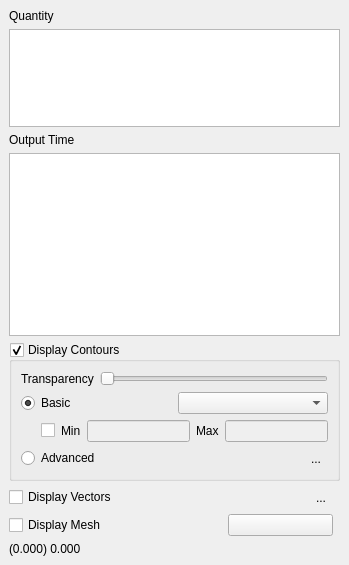
<?xml version="1.0" encoding="UTF-8"?>
<ui version="4.0">
 <class>DockWidget</class>
 <widget class="QDockWidget" name="DockWidget">
  <property name="geometry">
   <rect>
    <x>0</x>
    <y>0</y>
    <width>349</width>
    <height>565</height>
   </rect>
  </property>
  <property name="windowTitle">
   <string>Crayfish Viewer</string>
  </property>
  <widget class="QWidget" name="dockWidgetContents">
   <layout class="QVBoxLayout" name="verticalLayout_2">
    <item>
     <widget class="QLabel" name="label">
      <property name="text">
       <string>Quantity</string>
      </property>
     </widget>
    </item>
    <item>
     <widget class="QListWidget" name="listWidget">
      <property name="minimumSize">
       <size>
        <width>0</width>
        <height>55</height>
       </size>
      </property>
      <property name="maximumSize">
       <size>
        <width>16777215</width>
        <height>107</height>
       </size>
      </property>
     </widget>
    </item>
    <item>
     <widget class="QLabel" name="label_2">
      <property name="text">
       <string>Output Time</string>
      </property>
     </widget>
    </item>
    <item>
     <widget class="QListWidget" name="listWidget_2">
      <property name="minimumSize">
       <size>
        <width>0</width>
        <height>55</height>
       </size>
      </property>
     </widget>
    </item>
    <item>
     <widget class="QgsCollapsibleGroupBox" name="contoursGroupBox">
      <property name="title">
       <string>Display Contours</string>
      </property>
      <property name="checkable">
       <bool>true</bool>
      </property>
      <layout class="QVBoxLayout" name="verticalLayout">
       <item>
        <layout class="QHBoxLayout" name="horizontalLayout_2">
         <item>
          <widget class="QLabel" name="label_3">
           <property name="text">
            <string>Transparency</string>
           </property>
          </widget>
         </item>
         <item>
          <widget class="QSlider" name="contourTransparencySlider">
           <property name="maximum">
            <number>255</number>
           </property>
           <property name="pageStep">
            <number>20</number>
           </property>
           <property name="orientation">
            <enum>Qt::Horizontal</enum>
           </property>
          </widget>
         </item>
        </layout>
       </item>
       <item>
        <layout class="QHBoxLayout" name="horizontalLayout_3">
         <item>
          <widget class="QRadioButton" name="radContourBasic">
           <property name="text">
            <string>Basic</string>
           </property>
           <property name="checked">
            <bool>true</bool>
           </property>
          </widget>
         </item>
         <item>
          <widget class="QgsColorRampComboBox" name="cboContourBasic"/>
         </item>
        </layout>
       </item>
       <item>
        <layout class="QHBoxLayout" name="horizontalLayout">
         <item>
          <spacer name="horizontalSpacer">
           <property name="orientation">
            <enum>Qt::Horizontal</enum>
           </property>
           <property name="sizeType">
            <enum>QSizePolicy::Fixed</enum>
           </property>
           <property name="sizeHint" stdset="0">
            <size>
             <width>20</width>
             <height>20</height>
            </size>
           </property>
          </spacer>
         </item>
         <item>
          <widget class="QCheckBox" name="contourCustomRangeCheckBox">
           <property name="text">
            <string/>
           </property>
          </widget>
         </item>
         <item>
          <widget class="QLabel" name="contourMinLabel">
           <property name="text">
            <string>Min</string>
           </property>
          </widget>
         </item>
         <item>
          <widget class="QLineEdit" name="contourMinLineEdit">
           <property name="enabled">
            <bool>false</bool>
           </property>
          </widget>
         </item>
         <item>
          <widget class="QLabel" name="contourMaxLabel">
           <property name="text">
            <string>Max</string>
           </property>
          </widget>
         </item>
         <item>
          <widget class="QLineEdit" name="contourMaxLineEdit">
           <property name="enabled">
            <bool>false</bool>
           </property>
          </widget>
         </item>
        </layout>
       </item>
       <item>
        <layout class="QHBoxLayout" name="horizontalLayout_4">
         <item>
          <widget class="QRadioButton" name="radContourAdvanced">
           <property name="text">
            <string>Advanced</string>
           </property>
          </widget>
         </item>
         <item>
          <widget class="QLabel" name="lblAdvancedPreview">
           <property name="sizePolicy">
            <sizepolicy hsizetype="Fixed" vsizetype="Preferred">
             <horstretch>0</horstretch>
             <verstretch>0</verstretch>
            </sizepolicy>
           </property>
           <property name="minimumSize">
            <size>
             <width>100</width>
             <height>0</height>
            </size>
           </property>
           <property name="text">
            <string/>
           </property>
          </widget>
         </item>
         <item>
          <widget class="QToolButton" name="btnAdvanced">
           <property name="toolTip">
            <string>Advanced Contour Options</string>
           </property>
           <property name="text">
            <string>...</string>
           </property>
           <property name="popupMode">
            <enum>QToolButton::InstantPopup</enum>
           </property>
           <property name="autoRaise">
            <bool>true</bool>
           </property>
           <property name="arrowType">
            <enum>Qt::NoArrow</enum>
           </property>
          </widget>
         </item>
        </layout>
       </item>
      </layout>
     </widget>
    </item>
    <item>
     <layout class="QGridLayout" name="gridLayout">
      <property name="rightMargin">
       <number>7</number>
      </property>
      <item row="1" column="0">
       <widget class="QCheckBox" name="displayMeshCheckBox">
        <property name="text">
         <string>Display Mesh</string>
        </property>
       </widget>
      </item>
      <item row="1" column="2">
       <widget class="QgsColorButton" name="btnMeshColor"/>
      </item>
      <item row="0" column="2">
       <layout class="QHBoxLayout" name="horizontalLayout_5">
        <item>
         <spacer name="horizontalSpacer_2">
          <property name="orientation">
           <enum>Qt::Horizontal</enum>
          </property>
          <property name="sizeHint" stdset="0">
           <size>
            <width>40</width>
            <height>20</height>
           </size>
          </property>
         </spacer>
        </item>
        <item>
         <widget class="QToolButton" name="btnVectorOptions">
          <property name="toolTip">
           <string>Vector Options</string>
          </property>
          <property name="text">
           <string>...</string>
          </property>
          <property name="autoRaise">
           <bool>true</bool>
          </property>
         </widget>
        </item>
       </layout>
      </item>
      <item row="0" column="0">
       <widget class="QCheckBox" name="displayVectorsCheckBox">
        <property name="text">
         <string>Display Vectors</string>
        </property>
       </widget>
      </item>
      <item row="0" column="1" rowspan="2">
       <spacer name="horizontalSpacer_3">
        <property name="orientation">
         <enum>Qt::Horizontal</enum>
        </property>
        <property name="sizeHint" stdset="0">
         <size>
          <width>40</width>
          <height>20</height>
         </size>
        </property>
       </spacer>
      </item>
     </layout>
    </item>
    <item>
     <widget class="QLabel" name="valueLabel">
      <property name="text">
       <string>(0.000) 0.000</string>
      </property>
     </widget>
    </item>
   </layout>
  </widget>
 </widget>
 <customwidgets>
  <customwidget>
   <class>QgsCollapsibleGroupBox</class>
   <extends>QGroupBox</extends>
   <header>crayfish_gui_utils</header>
   <container>1</container>
  </customwidget>
  <customwidget>
   <class>QgsColorRampComboBox</class>
   <extends>QComboBox</extends>
   <header>qgis.gui</header>
  </customwidget>
  <customwidget>
   <class>QgsColorButton</class>
   <extends>QPushButton</extends>
   <header>qgis.gui</header>
  </customwidget>
 </customwidgets>
 <tabstops>
  <tabstop>listWidget</tabstop>
  <tabstop>listWidget_2</tabstop>
  <tabstop>contoursGroupBox</tabstop>
  <tabstop>contourTransparencySlider</tabstop>
  <tabstop>radContourBasic</tabstop>
  <tabstop>cboContourBasic</tabstop>
  <tabstop>contourCustomRangeCheckBox</tabstop>
  <tabstop>contourMinLineEdit</tabstop>
  <tabstop>contourMaxLineEdit</tabstop>
  <tabstop>radContourAdvanced</tabstop>
  <tabstop>btnAdvanced</tabstop>
  <tabstop>displayVectorsCheckBox</tabstop>
  <tabstop>btnVectorOptions</tabstop>
  <tabstop>displayMeshCheckBox</tabstop>
 </tabstops>
 <resources/>
 <connections>
  <connection>
   <sender>displayVectorsCheckBox</sender>
   <signal>toggled(bool)</signal>
   <receiver>DockWidget</receiver>
   <slot>displayVectorsButtonToggled()</slot>
   <hints>
    <hint type="sourcelabel">
     <x>152</x>
     <y>492</y>
    </hint>
    <hint type="destinationlabel">
     <x>454</x>
     <y>245</y>
    </hint>
   </hints>
  </connection>
  <connection>
   <sender>displayMeshCheckBox</sender>
   <signal>toggled(bool)</signal>
   <receiver>DockWidget</receiver>
   <slot>displayMeshButtonToggled()</slot>
   <hints>
    <hint type="sourcelabel">
     <x>65</x>
     <y>526</y>
    </hint>
    <hint type="destinationlabel">
     <x>5</x>
     <y>431</y>
    </hint>
   </hints>
  </connection>
  <connection>
   <sender>btnVectorOptions</sender>
   <signal>clicked()</signal>
   <receiver>DockWidget</receiver>
   <slot>displayVectorPropsDialog()</slot>
   <hints>
    <hint type="sourcelabel">
     <x>320</x>
     <y>483</y>
    </hint>
    <hint type="destinationlabel">
     <x>343</x>
     <y>491</y>
    </hint>
   </hints>
  </connection>
 </connections>
 <slots>
  <slot>displayContoursButtonToggled()</slot>
  <slot>displayVectorsButtonToggled()</slot>
  <slot>displayVectorPropsDialog()</slot>
  <slot>displayMeshButtonToggled()</slot>
 </slots>
</ui>
